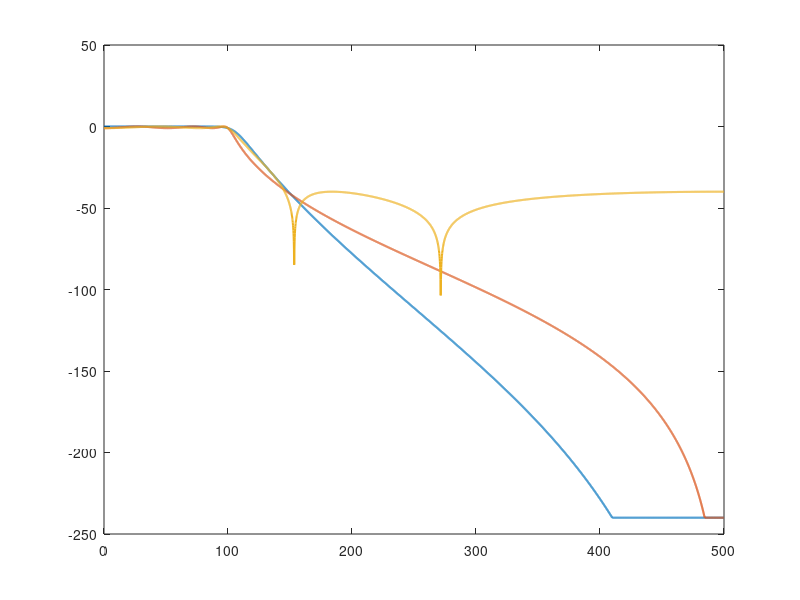

Recreate this plot in MATLAB. (Note: this script raises an error after producing the figure.)
clc;
clear;
close all;

%% Design and Comparative Analysis of IIR Filters

Fs = 1000;
Fp = 100;
Fst = 150;
Rp = 1;
Rs = 40;

Wp = Fp/(Fs/2);
Wst = Fst/(Fs/2);

%% 1. Butterworth Filter

[Nb, Wb] = buttord(Wp, Wst, Rp, Rs);
[bB, aB] = butter(Nb, Wb, 'low');

%% 2. Chebyshev Type-I Filter

[Nc, Wc] = cheb1ord(Wp, Wst, Rp, Rs);
[bC, aC] = cheby1(Nc, Rp, Wc, 'low');

%% 3. Elliptic Filter

[Ne, We] = ellipord(Wp, Wst, Rp, Rs);
[bE, aE] = ellip(Ne, Rp, Rs, We, 'low');

%% Display Filter Orders

fprintf('\nFILTER ORDER COMPARISON\n');
fprintf('Butterworth       = %d\n', Nb);
fprintf('Chebyshev Type-I  = %d\n', Nc);
fprintf('Elliptic          = %d\n', Ne);

%% Display Coefficients

fprintf('\nBUTTERWORTH COEFFICIENTS\n');
disp('Numerator:');
disp(bB);
disp('Denominator:');
disp(aB);

fprintf('\nCHEBYSHEV TYPE-I COEFFICIENTS\n');
disp('Numerator:');
disp(bC);
disp('Denominator:');
disp(aC);

fprintf('\nELLIPTIC COEFFICIENTS\n');
disp('Numerator:');
disp(bE);
disp('Denominator:');
disp(aE);

%% Frequency Response

Nfft = 4096;

[HB, f] = freqz(bB, aB, Nfft, Fs);
[HC, ~] = freqz(bC, aC, Nfft, Fs);
[HE, ~] = freqz(bE, aE, Nfft, Fs);

MB = 20*log10(max(abs(HB), 1e-12));
MC = 20*log10(max(abs(HC), 1e-12));
ME = 20*log10(max(abs(HE), 1e-12));

%% Performance Analysis

P = f <= Fp;
S = f >= Fst;

RippleB = max(MB(P)) - min(MB(P));
RippleC = max(MC(P)) - min(MC(P));
RippleE = max(ME(P)) - min(ME(P));

StopB = -max(MB(S));
StopC = -max(MC(S));
StopE = -max(ME(S));

fprintf('\nPASSBAND RIPPLE (dB)\n');
fprintf('Butterworth       = %.4f\n', RippleB);
fprintf('Chebyshev Type-I  = %.4f\n', RippleC);
fprintf('Elliptic          = %.4f\n', RippleE);

fprintf('\nSTOPBAND ATTENUATION (dB)\n');
fprintf('Butterworth       = %.4f\n', StopB);
fprintf('Chebyshev Type-I  = %.4f\n', StopC);
fprintf('Elliptic          = %.4f\n', StopE);

fprintf('\nTRANSITION BANDWIDTH = %.2f Hz\n', Fst-Fp);

%% Magnitude Response Comparison

figure('Name', 'IIR Magnitude Response Comparison');

plot(f, MB, 'LineWidth', 1.5);
hold on;
plot(f, MC, 'LineWidth', 1.5);
plot(f, ME, 'LineWidth', 1.5);

xline(Fp, '--', 'Fp');
xline(Fst, '--', 'Fst');
yline(-Rp, ':', 'Passband limit');
yline(-Rs, ':', 'Stopband limit');

grid on;
xlabel('Frequency (Hz)');
ylabel('Magnitude (dB)');
title('Comparison of IIR Filter Magnitude Responses');
legend('Butterworth', 'Chebyshev Type-I', 'Elliptic', ...
       'Location', 'southwest');
xlim([0 Fs/2]);
ylim([-80 5]);
hold off;

%% Phase Response Comparison

PhaseB = unwrap(angle(HB))*180/pi;
PhaseC = unwrap(angle(HC))*180/pi;
PhaseE = unwrap(angle(HE))*180/pi;

figure('Name', 'IIR Phase Response Comparison');

plot(f, PhaseB, 'LineWidth', 1.3);
hold on;
plot(f, PhaseC, 'LineWidth', 1.3);
plot(f, PhaseE, 'LineWidth', 1.3);

grid on;
xlabel('Frequency (Hz)');
ylabel('Phase (degrees)');
title('Comparison of IIR Filter Phase Responses');
legend('Butterworth', 'Chebyshev Type-I', 'Elliptic');
xlim([0 Fs/2]);
hold off;

%% Filter Order Comparison

figure('Name', 'IIR Filter Order Comparison');

orders = [Nb Nc Ne];
bar(orders);

set(gca, 'XTick', 1:3);
set(gca, 'XTickLabel', ...
    {'Butterworth', 'Chebyshev-I', 'Elliptic'});

ylabel('Filter Order');
xlabel('Filter Type');
title('Comparison of IIR Filter Orders');
grid on;

for k = 1:3
    text(k, orders(k), sprintf('%d', orders(k)), ...
        'HorizontalAlignment', 'center', ...
        'VerticalAlignment', 'bottom');
end
